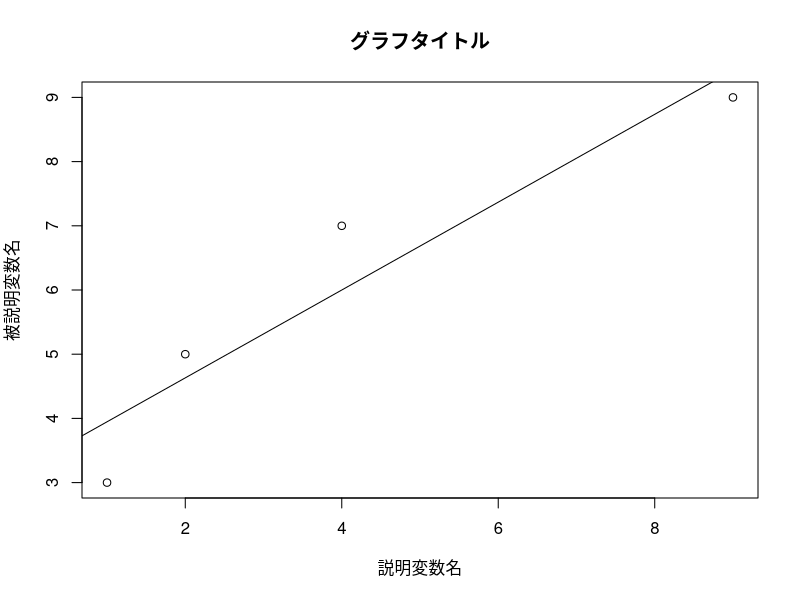

The R source for this figure:
data1 <- read.table("examples//k031.csv",header = TRUE, sep =",")
data1
plot(data1$X, data1$Y,xlab="説明変数名",ylab="被説明変数名",main="グラフタイトル")
fm <- lm(Y ~ X, data = data1)
abline(fm)
summary(fm)
